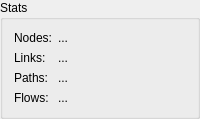
          <widget class="QGroupBox" name="groupBox_20">
           <property name="sizePolicy">
            <sizepolicy hsizetype="Preferred" vsizetype="Maximum">
             <horstretch>0</horstretch>
             <verstretch>0</verstretch>
            </sizepolicy>
           </property>
           <property name="title">
            <string>Stats</string>
           </property>
           <layout class="QFormLayout" name="formLayout">
            <property name="fieldGrowthPolicy">
             <enum>QFormLayout::AllNonFixedFieldsGrow</enum>
            </property>
            <item row="0" column="0">
             <widget class="QLabel" name="label_28">
              <property name="text">
               <string>Nodes:</string>
              </property>
             </widget>
            </item>
            <item row="0" column="1">
             <widget class="QLabel" name="txtStatsNumNodes">
              <property name="text">
               <string>...</string>
              </property>
              <property name="textInteractionFlags">
               <set>Qt::LinksAccessibleByMouse|Qt::TextSelectableByMouse</set>
              </property>
             </widget>
            </item>
            <item row="1" column="0">
             <widget class="QLabel" name="label_29">
              <property name="text">
               <string>Links:</string>
              </property>
             </widget>
            </item>
            <item row="1" column="1">
             <widget class="QLabel" name="txtStatsNumLinks">
              <property name="text">
               <string>...</string>
              </property>
              <property name="textInteractionFlags">
               <set>Qt::LinksAccessibleByMouse|Qt::TextSelectableByMouse</set>
              </property>
             </widget>
            </item>
            <item row="2" column="0">
             <widget class="QLabel" name="label_30">
              <property name="text">
               <string>Paths:</string>
              </property>
             </widget>
            </item>
            <item row="2" column="1">
             <widget class="QLabel" name="txtStatsNumPaths">
              <property name="text">
               <string>...</string>
              </property>
              <property name="textInteractionFlags">
               <set>Qt::LinksAccessibleByMouse|Qt::TextSelectableByMouse</set>
              </property>
             </widget>
            </item>
            <item row="3" column="0">
             <widget class="QLabel" name="label_31">
              <property name="text">
               <string>Flows:</string>
              </property>
             </widget>
            </item>
            <item row="3" column="1">
             <widget class="QLabel" name="txtStatsNumConnections">
              <property name="text">
               <string>...</string>
              </property>
              <property name="textInteractionFlags">
               <set>Qt::LinksAccessibleByMouse|Qt::TextSelectableByMouse</set>
              </property>
             </widget>
            </item>
           </layout>
          </widget>
